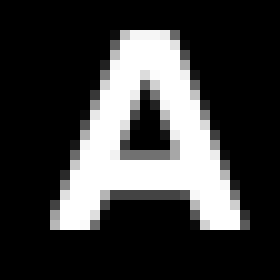
#> input picture debug_canvas_28x28.png, 280 x 280 px
$ python -i image_processor.py   (imports and definitions only)   (older library calls are emulated)
#> lines starting #> are read from the running program, lines starting #| are printed output that depends on the picture; after the words box and inside, x2 and y2 are one past the last pixel; in counts of white or black regions, pixels touching at a corner belong together
#> further down, picture is the input picture: shape (280, 280, 3); min 0, max 255, mean 61.9
"""
Adaptive image preprocessing pipeline using OpenCV.

Analyzes image characteristics (brightness, contrast, noise, background)
and selects appropriate preprocessing operations automatically.
"""

import cv2
import numpy as np
from dataclasses import dataclass, field
from typing import Tuple, List, Dict, Optional, Any


@dataclass
class ImageAnalysis:
    """Results from analyzing an image's characteristics."""
    brightness: float = 0.0
    contrast: float = 0.0
    noise_level: float = 0.0
    background_intensity: float = 0.0
    is_low_contrast: bool = False
    is_noisy: bool = False
    is_dark: bool = False
    is_bright: bool = False
    has_uneven_background: bool = False
    skew_angle: float = 0.0
    is_skewed: bool = False
    original_size: Tuple[int, int] = (0, 0)
    applied_operations: List[str] = field(default_factory=list)


class ImageAnalyzer:
    """Analyzes basic image characteristics to guide adaptive preprocessing."""

    @staticmethod
    def analyze(image: np.ndarray) -> ImageAnalysis:
        """
        Analyze image characteristics.

        Args:
            image: Input image (BGR or grayscale).

        Returns:
            ImageAnalysis with detected characteristics.
        """
        analysis = ImageAnalysis()
        analysis.original_size = image.shape[:2]
#> analysis.original_size = (280, 280)

        # Convert to grayscale if needed
        if len(image.shape) == 3:
            if image.shape[2] == 1:
                gray = image[:, :, 0].copy()
            elif image.shape[2] == 4:
                gray = cv2.cvtColor(image, cv2.COLOR_BGRA2GRAY)
            else:
                gray = cv2.cvtColor(image, cv2.COLOR_BGR2GRAY)
        else:
            gray = image.copy()

        # Brightness (mean pixel intensity)
        analysis.brightness = float(np.mean(gray))
#> analysis.brightness = 61.9
        analysis.is_dark = analysis.brightness < 80
#> analysis.is_dark = True
        analysis.is_bright = analysis.brightness > 200
#> analysis.is_bright = False

        # Contrast (standard deviation of pixel intensities)
        analysis.contrast = float(np.std(gray))
#> analysis.contrast = 103.4
        analysis.is_low_contrast = analysis.contrast < 40
#> analysis.is_low_contrast = False

        # Noise estimation (Laplacian variance)
        laplacian = cv2.Laplacian(gray, cv2.CV_64F)
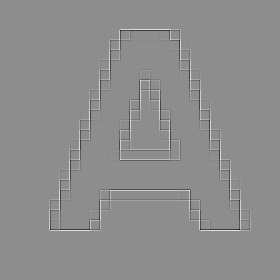
#> laplacian: shape (280, 280) float64; min -417, max 337, mean 0; drawn with min black and max white
        analysis.noise_level = float(laplacian.var())
#> analysis.noise_level = 1074.2
        analysis.is_noisy = analysis.noise_level > 1500
#> analysis.is_noisy = False

        # Background intensity (intensity of border regions)
        h, w = gray.shape
#> h = 280; w = 280
        border_size = max(2, min(h, w) // 10)
#> border_size = 28
        border_pixels = np.concatenate([
            gray[:border_size, :].flatten(),
            gray[-border_size:, :].flatten(),
            gray[:, :border_size].flatten(),
            gray[:, -border_size:].flatten(),
        ])
        analysis.background_intensity = float(np.mean(border_pixels))
#> analysis.background_intensity = 0

        # Check for uneven background
        quadrants = [
            gray[:h // 2, :w // 2],
            gray[:h // 2, w // 2:],
            gray[h // 2:, :w // 2],
            gray[h // 2:, w // 2:],
        ]
        quad_means = [float(np.mean(q)) for q in quadrants]
#> quad_means = [49.96, 61.03, 64.49, 72.11]
        analysis.has_uneven_background = (max(quad_means) - min(quad_means)) > 50
#> analysis.has_uneven_background = False

        # Skew detection using moments
        analysis.skew_angle = ImageAnalyzer._detect_skew(gray)
        analysis.is_skewed = abs(analysis.skew_angle) > 2.0

        return analysis

    # [21 lines left out: function _has_uniform_border, not called in this run]

    @staticmethod
    def _detect_skew(gray: np.ndarray) -> float:
        """Detect skew angle using image moments."""
        try:
            # Threshold the image
            _, binary = cv2.threshold(gray, 0, 255, cv2.THRESH_BINARY_INV + cv2.THRESH_OTSU)
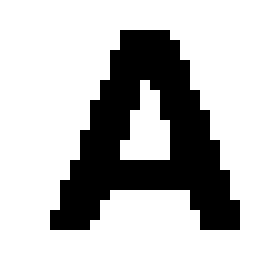
#> binary: shape (280, 280); 76.3% white; 1 black region, box (x1, y1, x2, y2) and area: (50, 30, 240, 230) 18600

            # Find contours
            contours, _ = cv2.findContours(binary, cv2.RETR_EXTERNAL, cv2.CHAIN_APPROX_SIMPLE)
#> contours = [[[0, 0], [0, 279], [279, 279], [279, 0]]]
            if not contours:
                return 0.0

            # Get the largest contour
            largest = max(contours, key=cv2.contourArea)
#> largest = [[0, 0], [0, 279], [279, 279], [279, 0]]
            if len(largest) < 5:
                return 0.0

            # Fit an ellipse if possible
            rect = cv2.minAreaRect(largest)
            angle = rect[-1]

            # Normalize angle
            if angle < -45:
                angle = 90 + angle
            elif angle > 45:
                angle = angle - 90

            return float(angle)
        except Exception:
            return 0.0


class AdaptivePreprocessor:
    """
    Applies adaptive image preprocessing based on image analysis.

    Standardizes handwritten input to match MNIST training distributions:
    - Adaptive polarity detection (white stroke on dark background)
    - Aspect-preserving scale into a 20x20 bounding box
    - Center-of-mass centering on a 28x28 field
    - Pixel normalization [0.0, 1.0]
    """

    def __init__(self, target_size: Tuple[int, int] = (28, 28)):
        self.target_size = target_size
        self.analyzer = ImageAnalyzer()

    def preprocess_with_debug(self, image: np.ndarray) -> Tuple[np.ndarray, ImageAnalysis, Dict[str, np.ndarray]]:
        """
        Preprocess an image while saving all intermediate debug stages.

        Returns:
            Tuple of (model_ready_array, analysis_report, debug_stages_dict)
        """
        debug_stages: Dict[str, np.ndarray] = {}
        analysis = self.analyzer.analyze(image)
#> in analyze, `analysis.skew_angle = ImageAnalyzer._detect_skew(gray)`: analysis.skew_angle = 0
#> in analyze, `analysis.is_skewed = abs(analysis.skew_angle) > 2.0`: analysis.is_skewed = False

        # 1. Original
        debug_stages["original"] = image.copy()

        # 2. Grayscale
        if len(image.shape) == 3:
            if image.shape[2] == 1:
                gray = image[:, :, 0].copy()
            elif image.shape[2] == 4:
                gray = cv2.cvtColor(image, cv2.COLOR_BGRA2GRAY)
                analysis.applied_operations.append("Grayscale conversion")
            else:
                gray = cv2.cvtColor(image, cv2.COLOR_BGR2GRAY)
                analysis.applied_operations.append("Grayscale conversion")
        else:
            gray = image.copy()
        debug_stages["grayscale"] = gray.copy()

        # 3. Deskew if needed (only meaningful for documents with a border).
        # Guard: skip all document-level operations on dense multi-character
        # canvases. When the ink ratio is high the image is a composition of
        # several characters (e.g. a drawing-canvas capture of "2026"), and
        # smoothing/deskewing blurs stroke junctions that the segmenter and
        # classifier depend on. A scanned document has sparse ink (typically
        # <10%), while a dense multi-digit canvas exceeds it.
        ink_ratio = 1.0 - (gray > 127).mean() if gray.dtype != np.bool_ else float(gray.mean())
#> ink_ratio = 0.763
        dense_canvas = ink_ratio > 0.10
#> dense_canvas = True
        if analysis.is_skewed and ImageAnalyzer._has_uniform_border(gray) and not dense_canvas:
            gray = self._deskew(gray, analysis.skew_angle)
            analysis.applied_operations.append(f"Deskewing ({analysis.skew_angle:.1f}°)")

        # 4. Denoise if noisy. Applied only to scanned/uploaded documents
        # (which carry a uniform background border). Skipping denoising on
        # tight single-character crops preserves the exact stroke geometry
        # the classifier was trained on; smoothing alters stroke edges and
        # measurably hurts per-character accuracy (e.g. digit '0' flipping
        # to '4' after denoising a bordered crop).
        if analysis.is_noisy and ImageAnalyzer._has_uniform_border(gray) and not dense_canvas:
            gray = cv2.fastNlMeansDenoising(gray, None, h=10, templateWindowSize=7, searchWindowSize=21)
            analysis.applied_operations.append("Noise reduction (fastNlMeansDenoising)")

        # 5. Contrast enhancement if low contrast (documents only)
        if analysis.is_low_contrast and ImageAnalyzer._has_uniform_border(gray) and not dense_canvas:
            clahe = cv2.createCLAHE(clipLimit=2.0, tileGridSize=(4, 4))
            gray = clahe.apply(gray)
            analysis.applied_operations.append("Contrast enhancement (CLAHE)")

        # 6. Polarity & Binarization (Foreground = 255 White, Background = 0 Black)
        is_light_on_dark = analysis.background_intensity < 127
#> is_light_on_dark = True
        thresh_type = cv2.THRESH_BINARY if is_light_on_dark else cv2.THRESH_BINARY_INV
#> thresh_type = 0

        # Generate inverted grayscale image (ink is white, background is black)
        gray_inverted = gray if is_light_on_dark else 255 - gray
        debug_stages["gray_inverted"] = gray_inverted.copy()

        is_large_image = image.shape[0] > 100 or image.shape[1] > 100
#> is_large_image = True

        # We create a binary mask purely to find the bounding box
        if analysis.has_uneven_background and not is_light_on_dark and is_large_image:
            binary_mask = cv2.adaptiveThreshold(
                gray, 255,
                cv2.ADAPTIVE_THRESH_GAUSSIAN_C,
                thresh_type,
                blockSize=11, C=5
            )
            analysis.applied_operations.append("Adaptive thresholding (uneven background) for mask")
        else:
            _, binary_mask = cv2.threshold(
                gray, 0, 255,
                thresh_type + cv2.THRESH_OTSU
            )
            analysis.applied_operations.append(f"Otsu binarization ({'normal' if is_light_on_dark else 'inverted'}) for mask")

        debug_stages["binarized"] = binary_mask.copy()

        # 7. Crop bounding box of content.
        ink_rows = (binary_mask > 0).any(axis=1)
        ink_cols = (binary_mask > 0).any(axis=0)
        has_uniform_border = not (
            ink_rows[0] and ink_rows[-1] and ink_cols[0] and ink_cols[-1]
        )
#> has_uniform_border = True

        coords = cv2.findNonZero(binary_mask)
#> coords = contour of 18600 points, box (x1, y1, x2, y2) (50, 30, 240, 230), area 6500
        if coords is not None and has_uniform_border:
            x, y, cw, ch = cv2.boundingRect(coords)
#> x = 50; y = 30; cw = 190; ch = 200
            # CRUCIAL DIFFERENCE: Crop the grayscale inverted image, not the binary mask!
            cropped = gray_inverted[y:y+ch, x:x+cw]
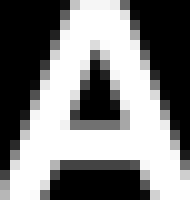
#> cropped: shape (200, 190); min 0, max 255, mean 127.3
            analysis.applied_operations.append(f"Content cropped ({cw}×{ch}px)")
        else:
            cropped = gray_inverted
            cw, ch = gray_inverted.shape[1], gray_inverted.shape[0]
            if coords is not None:
                analysis.applied_operations.append("Tight character crop (no border cropping)")

        debug_stages["cropped"] = cropped.copy()

        # 8. Pad to square BEFORE resizing to 20x20 (MNIST standard)
        th, tw = self.target_size
        box_size = 20
        if cw > 0 and ch > 0:
            max_dim = max(cw, ch)
#> max_dim = 200
            square = np.zeros((max_dim, max_dim), dtype=cropped.dtype)
            y_off = (max_dim - ch) // 2
#> y_off = 0
            x_off = (max_dim - cw) // 2
#> x_off = 5
            square[y_off:y_off+ch, x_off:x_off+cw] = cropped
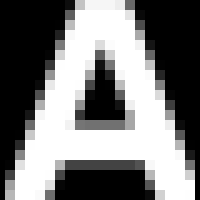
#> square: shape (200, 200); min 0, max 255, mean 121

            scale = box_size / float(max_dim)
#> scale = 0.1
            interp = cv2.INTER_AREA if scale < 1.0 else cv2.INTER_LANCZOS4
#> interp = 3
            resized_square = cv2.resize(square, (box_size, box_size), interpolation=interp)
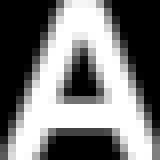
#> resized_square: shape (20, 20) (shown 8 times larger); min 0, max 255, mean 121
        else:
            resized_square = np.zeros((box_size, box_size), dtype=np.uint8)

        # 9. Center in 28x28 canvas geometrically first
        canvas = np.zeros((th, tw), dtype=np.uint8)
        y_start = (th - box_size) // 2
        x_start = (tw - box_size) // 2
        canvas[y_start:y_start+box_size, x_start:x_start+box_size] = resized_square
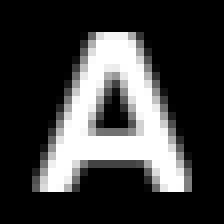
#> canvas: shape (28, 28) (shown 8 times larger); min 0, max 255, mean 61.7

        # 9.5 Contrast stretch (Normalization to span 0-255 fully)
        min_val = canvas.min()
#> min_val = 0
        max_val = canvas.max()
#> max_val = 255
        if max_val > min_val and max_val < 255:
            canvas = cv2.normalize(canvas, None, 0, 255, cv2.NORM_MINMAX)
            analysis.applied_operations.append("Contrast stretch to 0-255")

        # 10. Center of Mass Shift (Standard MNIST Normalization)
        moments = cv2.moments(canvas)
#> moments = moments, m00 48388, centre m10/m00, m01/m00 = (13.76, 14.54)
        if moments["m00"] > 0:
            cx = moments["m10"] / moments["m00"]
#> cx = 13.76
            cy = moments["m01"] / moments["m00"]
#> cy = 14.54
            shift_x = float(np.round((tw / 2.0) - cx))
#> shift_x = 0
            shift_y = float(np.round((th / 2.0) - cy))
#> shift_y = -1
            M = np.float32([[1, 0, shift_x], [0, 1, shift_y]])
#> M = [[1, 0, 0], [0, 1, -1]]
            canvas = cv2.warpAffine(
                canvas, M, (tw, th),
                flags=cv2.INTER_LINEAR,
                borderMode=cv2.BORDER_CONSTANT,
                borderValue=0
            )
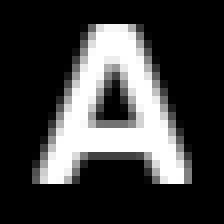
#> canvas: shape (28, 28) (shown 8 times larger); min 0, max 255, mean 61.7
            analysis.applied_operations.append("Center-of-mass alignment (14, 14)")

        debug_stages["model_input"] = canvas.copy()

        # Normalized float32 for model
        model_input = canvas.astype(np.float32) / 255.0
        analysis.applied_operations.append("Pixel normalization (0.0-1.0)")

        return model_input, analysis, debug_stages

    # [233 lines left out: functions preprocess, preprocess_for_display, _split_by_vertical_projection, _median_height, _split_wide_component, _merge_overlapping_boxes and 2 more, not called in this run]

>>> import cv2
>>> picture = cv2.imread('../debug_canvas_28x28.png')
>>> result = AdaptivePreprocessor().preprocess_with_debug(picture)

$ run again, on debug_doc_28x28.png
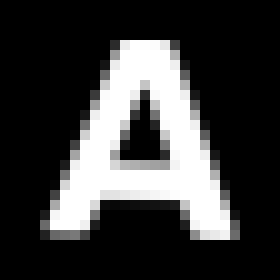
#> input picture debug_doc_28x28.png, 280 x 280 px
#> picture is the input picture: shape (280, 280, 3); min 0, max 255, mean 60.4
#> analysis.brightness = 60.37
#> analysis.is_dark = True
#> analysis.is_bright = False
#> analysis.contrast = 102.4
#> analysis.is_low_contrast = False
#> analysis.noise_level = 1052.5
#> analysis.is_noisy = False
#> analysis.background_intensity = 0
#> quad_means = [46.8, 52.58, 69.46, 72.63]
#> analysis.has_uneven_background = False
#> in _detect_skew, `_, binary = cv2.threshold(gray, 0, 255, cv2.THRESH_BINARY_INV + cv2.TH..`:
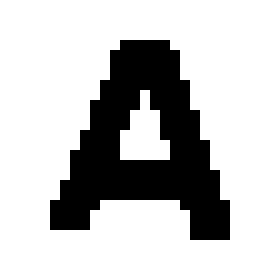
#> binary: shape (280, 280); 76.5% white; 1 black region, box (x1, y1, x2, y2) and area: (50, 40, 230, 240) 18400
#> contours = [[[0, 0], [0, 279], [279, 279], [279, 0]]]
#> largest = [[0, 0], [0, 279], [279, 279], [279, 0]]
#> analysis.skew_angle = 0
#> analysis.is_skewed = False
#> ink_ratio = 0.765
#> dense_canvas = True
#> thresh_type = 0
#> has_uniform_border = True
#> coords = contour of 18400 points, box (x1, y1, x2, y2) (50, 40, 230, 240), area 5800
#> x = 50; y = 40; cw = 180; ch = 200
#> y_off = 0
#> x_off = 10
#> in preprocess_with_debug, `square[y_off:y_off+ch, x_off:x_off+cw] = cropped`:
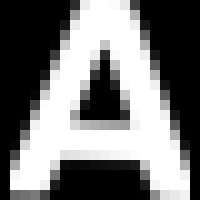
#> square: shape (200, 200); min 0, max 255, mean 117.4
#> scale = 0.1
#> interp = 3
#> min_val = 0
#> max_val = 255
#> moments = moments, m00 46949, centre m10/m00, m01/m00 = (13.78, 14.3)
#> cx = 13.78
#> cy = 14.3
#> shift_x = 0
#> M = [[1, 0, 0], [0, 1, 0]]

$ run again, on debug_stage_orig_doc.png
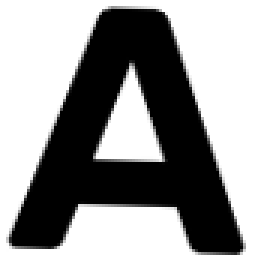
#> input picture debug_stage_orig_doc.png, 86 x 90 px (shown 3 times larger)
#> picture is the input picture: shape (90, 86, 3); min 0, max 255, mean 152
#> analysis.brightness = 152
#> analysis.is_dark = False
#> analysis.contrast = 122.3
#> analysis.is_low_contrast = False
#> analysis.noise_level = 2888.6
#> analysis.is_noisy = True
#> border_pixels = 2816 values, max 255 at index 0, min 0 at index 295, mean 233.3
#> analysis.background_intensity = 233.3
#> quad_means = [169.9, 165.8, 137, 135.4]
#> analysis.has_uneven_background = False
#> in _detect_skew, `_, binary = cv2.threshold(gray, 0, 255, cv2.THRESH_BINARY_INV + cv2.TH..`:
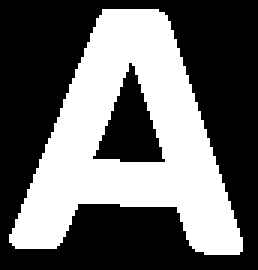
#> binary: shape (90, 86) (shown 3 times larger); 40.5% white; 1 white region
#> contours = 1 contour; box (x1, y1, x2, y2) and area: (3, 3, 81, 85) 3397
#> largest = contour of 149 points, box (x1, y1, x2, y2) (3, 3, 81, 85), area 3397
#> rect = ((42.69, 42.95), (80.45, 77.12), -88.18)
#> in _detect_skew, `angle = rect[-1]`: angle = -88.18
#> in _detect_skew, `angle = 90 + angle`: angle = 1.82
#> analysis.is_skewed = False
#> ink_ratio = 0.404
#> dense_canvas = True
#> is_light_on_dark = False
#> thresh_type = 1
#> has_uniform_border = True
#> coords = contour of 3132 points, box (x1, y1, x2, y2) (3, 3, 81, 85), area 1079
#> x = 3; cw = 78; ch = 82
#> y_off = 0
#> x_off = 2
#> scale = 0.244
#> interp = 3
#> in preprocess_with_debug, `canvas[y_start:y_start+box_size, x_start:x_start+box_size] = resized_s..`:
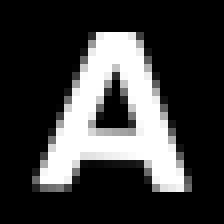
#> canvas: shape (28, 28) (shown 8 times larger); min 0, max 255, mean 60.4
#> min_val = 0
#> max_val = 255
#> moments = moments, m00 47327, centre m10/m00, m01/m00 = (13.79, 14.37)
#> cx = 13.79
#> cy = 14.37
#> shift_x = 0
#> M = [[1, 0, 0], [0, 1, 0]]
